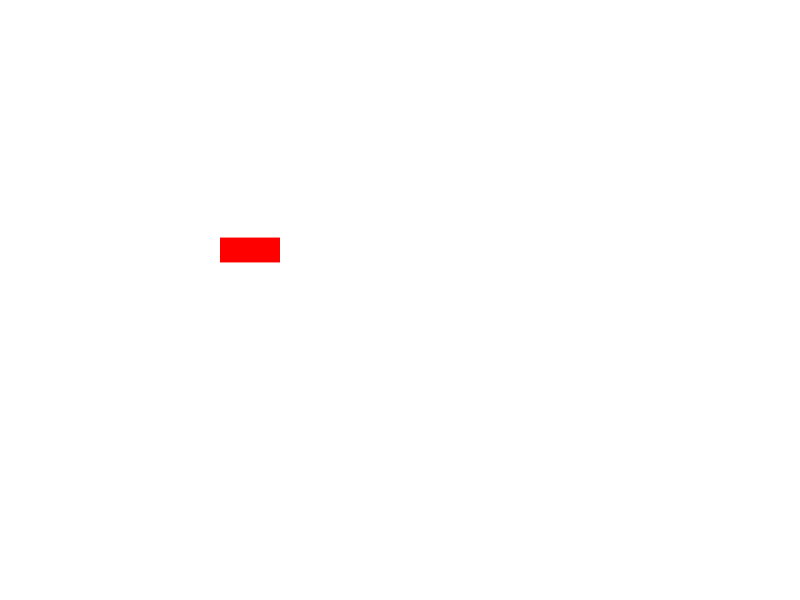
Frame 1 (no input)
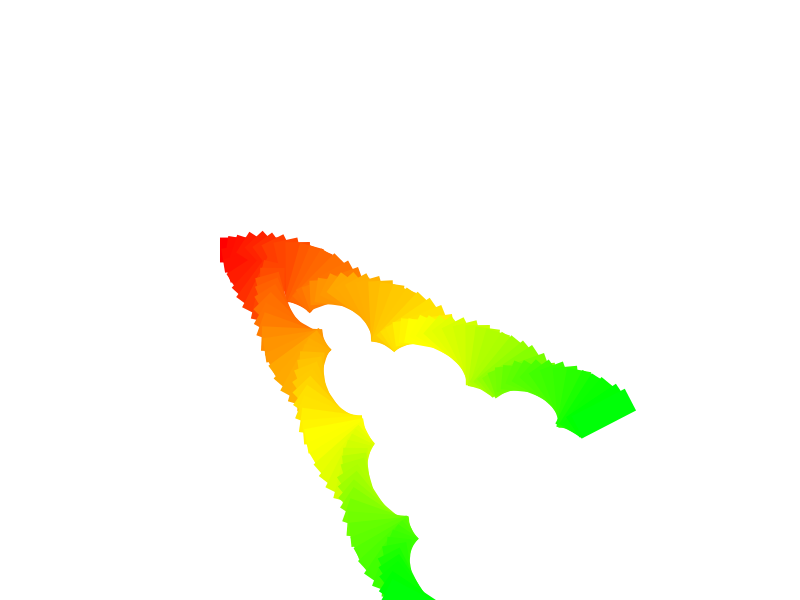
Frame 60 (no input)
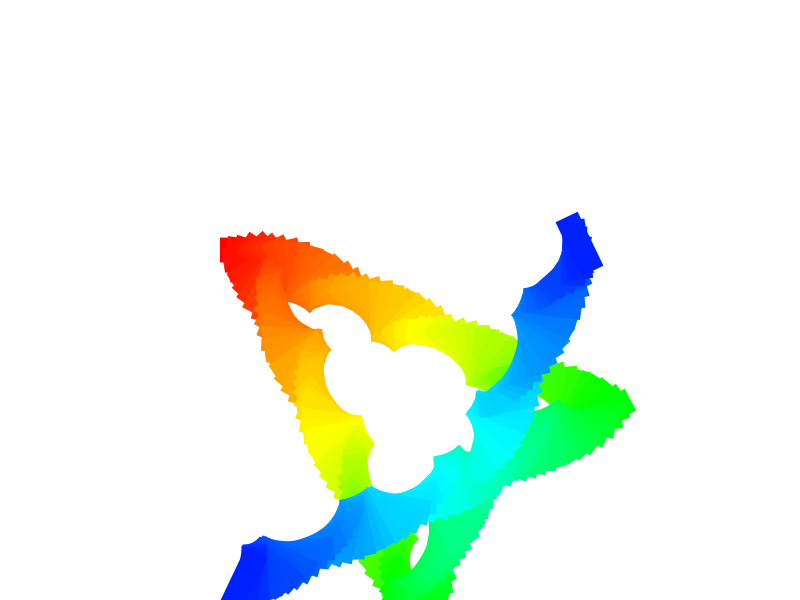
Frame 120 (the mouse pressed at the canvas centre since frame 60)

The p5.js sketch that drew these frames (run headless with seeded random() and noise() and a simulated clock; from frame 60 on, the mouse is pressed at the canvas centre):

// p5.js sketch
// ── sketch.js
new p5(); //to allow usage of random() without defining it in setup()

let canvasH = 800;
let canvasW = 600;

var setup = function(){
  
  createCanvas(canvasH, canvasW);

}


//Initializing blocks
var block = {x: 250, y: 250, w: random(10,80), h: random(10,80), xspeed: random(0,8),yspeed: random(0,8), hue: 0};

var i = 0;
var i2 = 0;
var draw = function(){
  noStroke();
  colorMode(HSB, 100);
  fill(block.hue, 100, 100);
  block.hue += random(0.1,1);;
  
  //Rotation
  applyMatrix();
  translate(block.x,block.y);
  rotate(i);
  rect(0-block.w/2,0-block.h/2,block.w,block.h);
  resetMatrix();
  
   applyMatrix();
  translate(block.y,block.x);
  rotate(-i);
  rect(0-block.w/2,0-block.h/2,block.w,block.h);
  resetMatrix();
  
  //Implementing Speed
  block.x += block.xspeed;
  block.y += block.yspeed;
  
  //Bouncing logic
  if (block.y > canvasH - 50){
    block.yspeed *= -1;
  }
  if(block.y < 0){
    block.yspeed *= -1;
  }
  if (block.x > canvasW){
    block.xspeed *= -1;
  }
  if(block.x < 0){
    block.xspeed *= -1;
  }
  if(block.hue > 100){
    block.hue = 0;
  }
  
  //Rotation speed
  i+=random(0.1,0.3);
  i2+=random(0.1,0.3);
};
